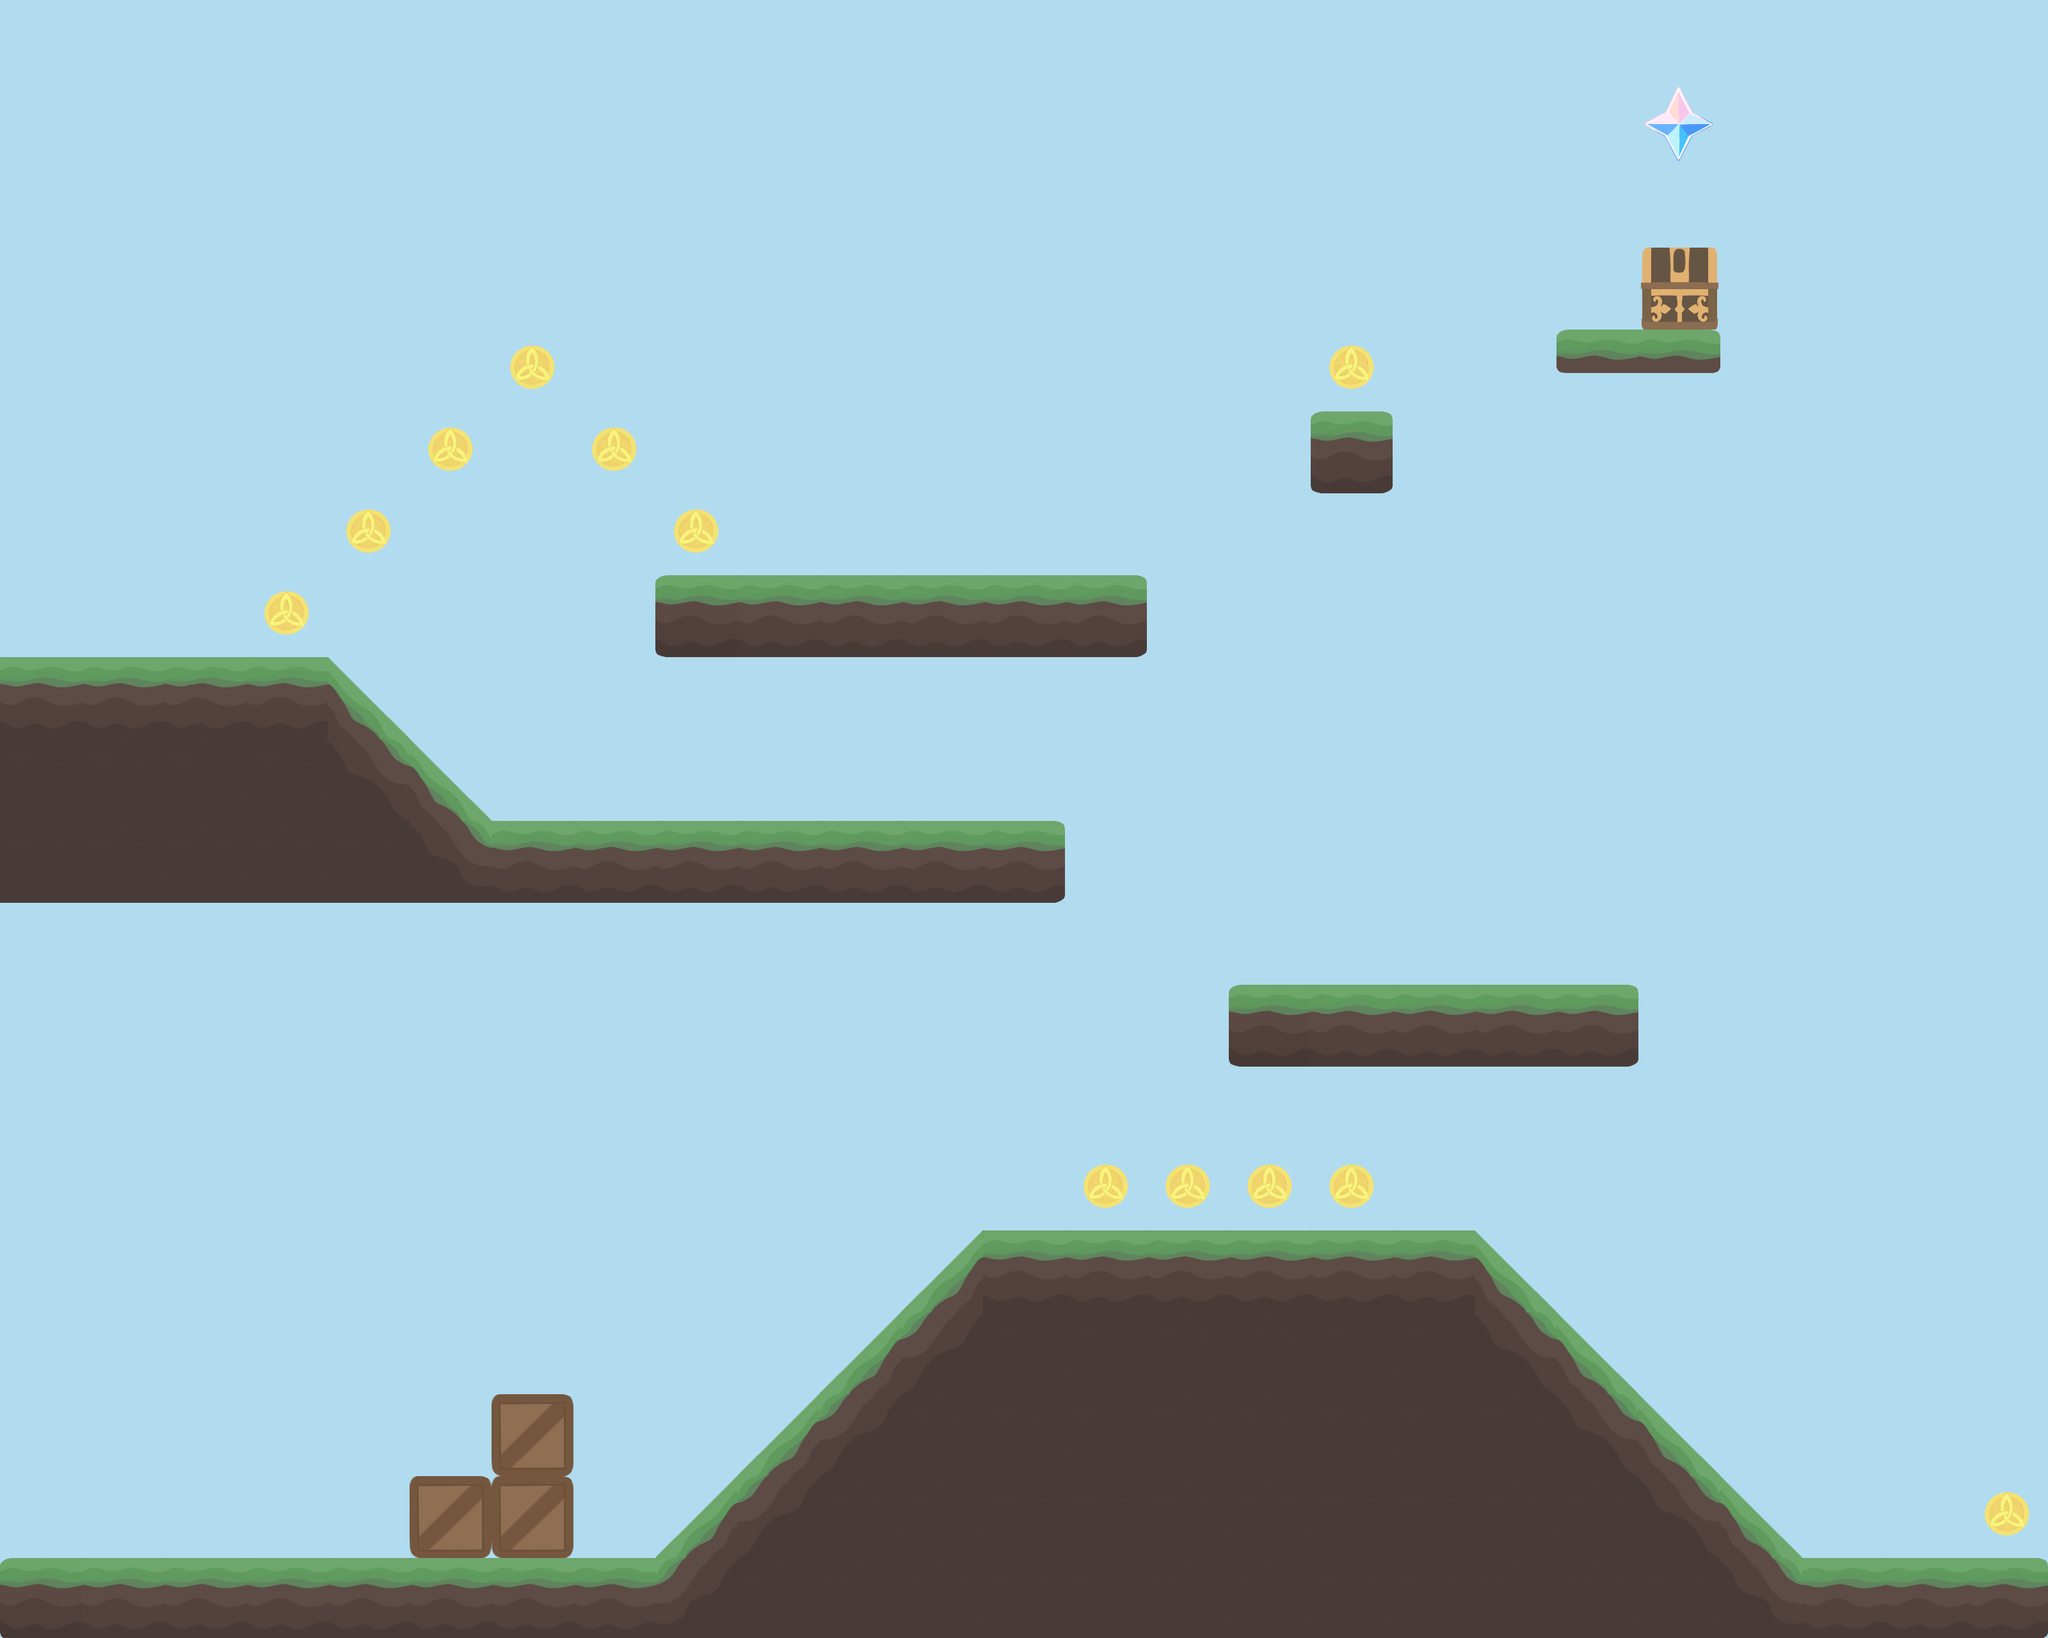

This game map was drawn from its Tiled (.tmx) file and the tilesets committed beside it. A one-line description and the trimmed map source follow:
An orthogonal 25x20 tile map with 128x128 px tiles, 2 tile layers (platforms, coins) and 11 objects.

<map version="1.5" tiledversion="1.7.0" orientation="orthogonal" renderorder="right-down" width="25" height="20" tilewidth="128" tileheight="128" infinite="0" backgroundcolor="#b1dbef" nextlayerid="5" nextobjectid="1">
 <tileset firstgid="1" name="myTiles" tilewidth="128" tileheight="128" tilecount="23" columns="0">
  <grid orientation="orthogonal" width="1" height="1" />
  <tile id="2">
   <image width="128" height="128" source="sprites/blocks/grassLeft.png" />
   <objectgroup draworder="index" id="2">
    <object id="1" x="15.875" y="0.125">
     <polygon points="0,0 -5.75,0.875 -10.25,3.5 -13.625,6 -15.25,9.75 -16.25,12.75 -15.75,117.75 -14.125,122.5 -10.125,125.375 -3.75,127.5 3.375,128.125 112.625,127.875 112.25,-0.375" />
    </object>
   </objectgroup>
  </tile>
  <tile id="3">
   <image width="128" height="128" source="sprites/blocks/grassMid.png" />
  </tile>
  <tile id="4">
   <image width="128" height="128" source="sprites/blocks/grassRight.png" />
   <objectgroup draworder="index" id="2">
    <object id="1" x="112.875" y="0.125">
     <polygon points="0,0 6.5,0.5 12,3.25 14.625,8.125 15.375,11.5 15.5,118.125 13.25,121 7.875,125.5 -0.25,128.125 -112.875,128.125 -112.75,0.125" />
    </object>
   </objectgroup>
  </tile>
  <tile id="5">
   <image width="128" height="128" source="sprites/blocks/grass.png" />
   <objectgroup draworder="index" id="2">
    <object id="1" x="17.75" y="0">
     <polygon points="0,0 -8.75,1.125 -13.5,5 -16.875,8 -17.875,11.75 -17.75,117.875 -15.25,122.375 -9.75,125.625 -1.75,128.125 95.875,128 102.875,125.25 109.125,121.25 110.875,117.375 110.25,10 107.625,4.5 101.375,1.25 96.75,-0.25" />
    </object>
   </objectgroup>
  </tile>
  <tile id="6">
   <image width="128" height="128" source="sprites/blocks/grassCliffLeft.png" />
   <objectgroup draworder="index" id="2">
    <object id="1" x="17.5" y="0">
     <polygon points="0,0 -8.5,1.625 -13.25,4.75 -16.5,8.75 -17.75,11.75 -17.375,65.875 -9.375,83.125 7.625,103.875 22.75,115.25 45.875,123.125 57,125.625 75.375,128.25 110.75,128.125 110.5,-0.25" />
    </object>
   </objectgroup>
  </tile>
  <tile id="7">
   <image width="128" height="128" source="sprites/blocks/grassCliffRight.png" />
   <objectgroup draworder="index" id="2">
    <object id="1" x="111.25" y="-0.125">
     <polygon points="0,0 10.375,2.75 16.375,8.125 16.75,12 16.875,65.875 8.25,83 -5.125,101 -19.75,113.25 -37.25,120.625 -61.75,126.875 -77.375,128.5 -110.875,128.375 -111.25,0.25" />
    </object>
   </objectgroup>
  </tile>
  <tile id="10">
   <image width="128" height="128" source="sprites/blocks/grassHalf.png" />
   <objectgroup draworder="index" id="2">
    <object id="1" x="18.5" y="-0.125">
     <polygon points="0,0 -9.125,2.375 -16.125,6.875 -18.5,11.75 -18.5,59 -15.25,64.75 -10.875,68 102.25,67.875 105.875,65.125 110,59.25 109.25,9.875 105.375,3.625 95.5,-0.125" />
    </object>
   </objectgroup>
  </tile>
  <tile id="11">
   <image width="128" height="128" source="sprites/blocks/grassHalfLeft.png" />
   <objectgroup draworder="index" id="2">
    <object id="1" x="16.75" y="0">
     <polygon points="111.625,67.625 111.5,0.25 0,0 -8.875,1.625 -14.25,6.25 -16.75,10.5 -16.75,59.125 -13.625,64.25 -9.25,67 -3.875,67.625" />
    </object>
   </objectgroup>
  </tile>
  <tile id="12">
   <image width="128" height="128" source="sprites/blocks/grassHalfMid.png" />
   <objectgroup draworder="index" id="2">
    <object id="1" x="-0.5" y="68">
     <polygon points="0,0 128.875,-0.25 128.625,-68.25 0.5,-67.875" />
    </object>
   </objectgroup>
  </tile>
  <tile id="13">
   <image width="128" height="128" source="sprites/blocks/grassHalfRight.png" />
   <objectgroup draworder="index" id="2">
    <object id="1" x="0.25" y="0">
     <polygon points="0,0 0,67.75 118.125,68.125 123.375,65.875 127,62 128.125,58.75 127.625,10.625 125.125,4.75 119.25,1.25 113.5,-0.25" />
    </object>
   </objectgroup>
  </tile>
  <tile id="16">
   <image width="128" height="128" source="sprites/items/chest.png" />
  </tile>
  <tile id="17">
   <image width="128" height="128" source="sprites/items/crate.png" />
  </tile>
  <tile id="18">
   <image width="128" height="128" source="sprites/items/moraBig.png" />
  </tile>
  <tile id="19">
   <image width="128" height="128" source="sprites/items/moraSmall.png" />
  </tile>
  <tile id="20">
   <image width="128" height="128" source="sprites/items/primogemLarge.png" />
  </tile>
  <tile id="21">
   <image width="128" height="128" source="sprites/items/primogemSmall.png" />
  </tile>
  <tile id="29">
   <image width="128" height="128" source="sprites/blocks/dirt.png" />
  </tile>
  <tile id="39">
   <image width="128" height="128" source="sprites/blocks/grassCornerLeft.png" />
  </tile>
  <tile id="40">
   <image width="128" height="128" source="sprites/blocks/grassCornerRight.png" />
  </tile>
  <tile id="43">
   <image width="128" height="128" source="sprites/blocks/grassHillLeftMid.png" />
  </tile>
  <tile id="44">
   <image width="128" height="128" source="sprites/blocks/grassHillRightMid.png" />
  </tile>
  <tile id="45">
   <image width="128" height="128" source="sprites/blocks/grassHillLeft.png" />
   <objectgroup draworder="index" id="2">
    <object id="1" x="0" y="127.875">
     <polygon points="0,0 128,-127.75 128.125,-0.25" />
    </object>
   </objectgroup>
  </tile>
  <tile id="46">
   <image width="128" height="128" source="sprites/blocks/grassHillRight.png" />
   <objectgroup draworder="index" id="2">
    <object id="1" x="0" y="0.25">
     <polygon points="0,0 127.875,127.75 0.125,127.875" />
    </object>
   </objectgroup>
  </tile>
 </tileset>
 <layer id="1" name="platforms" width="25" height="20" offsetx="1.13687e-13" offsety="3.0303">
  <data>[500 cells, 111 non-empty, 15 distinct tile ids]</data>
 </layer>
 <layer id="4" name="coins" width="25" height="20">
  <data>[500 cells, 13 non-empty, 2 distinct tile ids]</data>
 </layer>
</map>